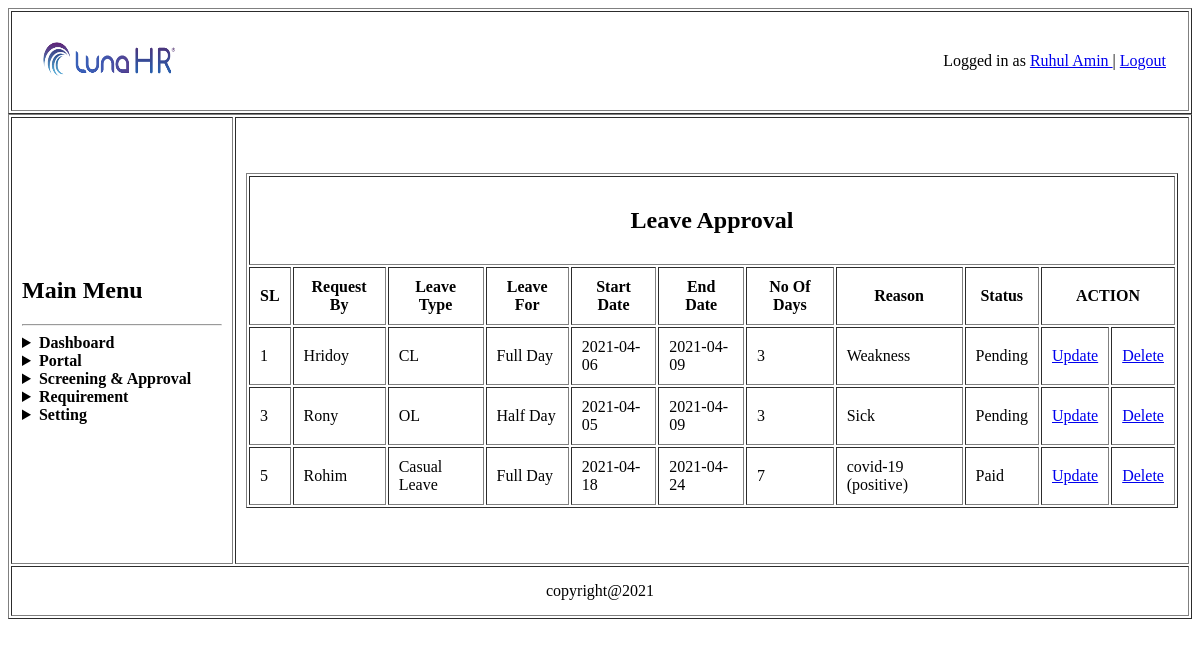
The app's page /view/leave_approval.php (signed in), older data.
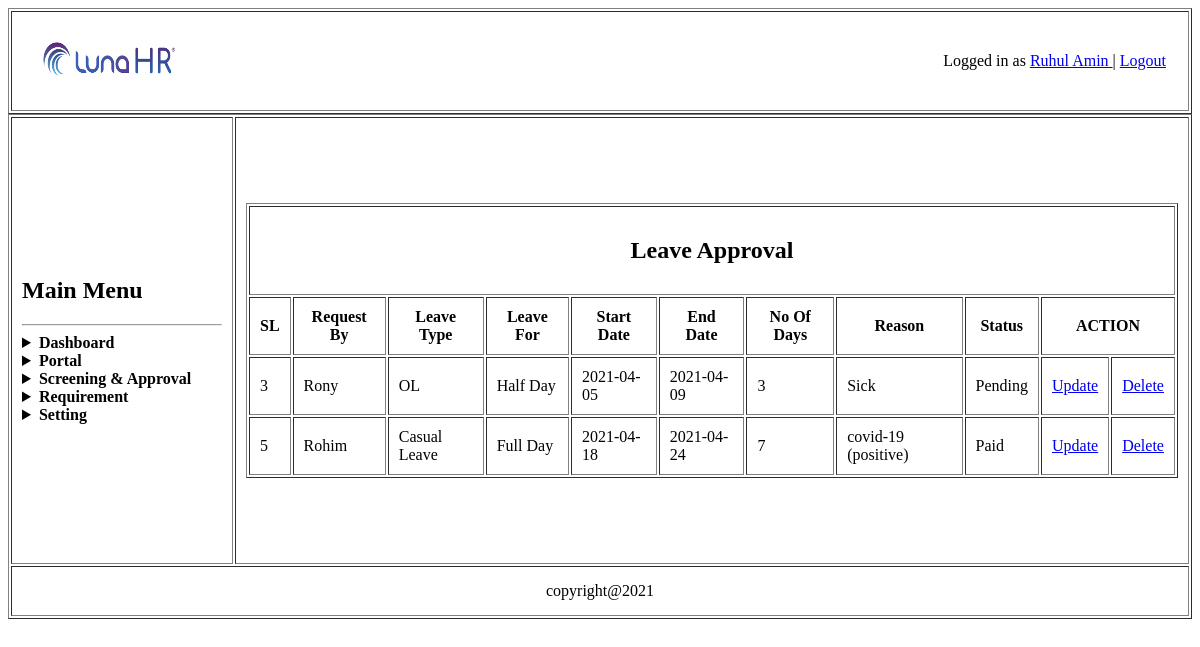
The same page, newer data.
### tables this page shows
CREATE TABLE `leave_request` (
  `id` int(5) NOT NULL,
  `empname` varchar(50) NOT NULL,
  `leavetype` varchar(50) NOT NULL,
  `days` varchar(50) NOT NULL,
  `leavefor` varchar(50) NOT NULL,
  `statedate` varchar(50) NOT NULL,
  `enddate` varchar(50) NOT NULL,
  `reason` varchar(50) NOT NULL,
  `status` varchar(50) NOT NULL
);

### model/leaveApprovalModel.php (called while the page is built, shortened)
<?php
	function getAllLeaveRequest(){
		$conn = getConnection();
		$sql = "select * from leave_request";
		$result = mysqli_query($conn, $sql);
		$users =[];
		while($row = mysqli_fetch_assoc($result)){
			array_push($users, $row);
		}
		return $users;
	}
?>

### view/leave_approval.php (the view, shortened to what this page needs)
</head>
<body>
	<table border="1px" align="center" width="100%">
		<tr>
			<td>
				<table width="100%">
					<tr>
						<td width="150px" height="50px">
							<img src="../asset/company_logo.png" alt="main_logo" width="100%" height="100%">
						</td>
						<td align="right" >Logged in as
							<a href="../controler/view_profile_check.php">
								<?php
									echo $_SESSION['current_user']['name'];
								?>
							</a> |
							<a href="../controler/logout_check.php">Logout</a>
						</td>
					</tr>
				</table>
			</td>
		</tr>
	</table>
	<table  border="1px" align="cen" width="100%">
		<tr>
			<td width="200px" height="425px"><h2>Main Menu</h2>
				<hr>
				<details>
					<summary><b>Dashboard</b></summary>
				</details>
				<details>
					<summary><b>Portal</b></summary>
				</details>
				<details>
					<summary><b>Screening & Approval</b></summary>
				</details>
				<details>
					<summary><b>Requirement</b></summary>
				</details>
				<details>
					<summary><b>Setting</b></summary>
				</details>
			</td>
			<td colspan="2" align="center">
				<table border="1px" align="center">
					<tr>
						<td align="center" colspan="11">
							<h2>Leave Approval</h2>
						</td>
					</tr>
					<tr>
						<th>SL</th>
						<th>Request By</th>
						<th>Leave Type</th>
						<th>Leave For</th>
						<th>Start Date</th>
						<th>End Date</th>
						<th>No Of Days</th>
						<th>Reason</th>
						<th>Status</th>
						<th colspan="2">ACTION</th>
					</tr>
					<?php
						require_once('../model/leaveApprovalModel.php');
						$result = getAllLeaveRequest();
						if(count($result)>0){
							foreach ($result as $key => $value) {
								echo "
									<tr>
										<td>{$value['id']}</td>
										<td>{$value['empname']}</td>
										<td>{$value['leavetype']}</td>
										<td>{$value['leavefor']}</td>
										<td>{$value['statedate']}</td>
										<td>{$value['enddate']}</td>
										<td>{$value['days']}</td>
										<td>{$value['reason']}</td>
										<td>{$value['status']}</td>
										<td>
											<a href='../controler/leave_request_edit.php?id=$value[id]'>Update</a>
										</td>
										<td>
											<a href='../controler/leave_request_delete.php?id=$value[id]'>Delete</a>
										</td>
									</tr>
								";
							}
						}
					?>
				</table>
			</td>
		</tr>

Row changes from the older to the newer data that the page shows:
removed leave_request: id "1", empname "Hridoy", leavetype "CL", leavefor "Full Day", statedate "2021-04-06", enddate "2021-04-09", days "3", reason "Weakness", status "Pending"
